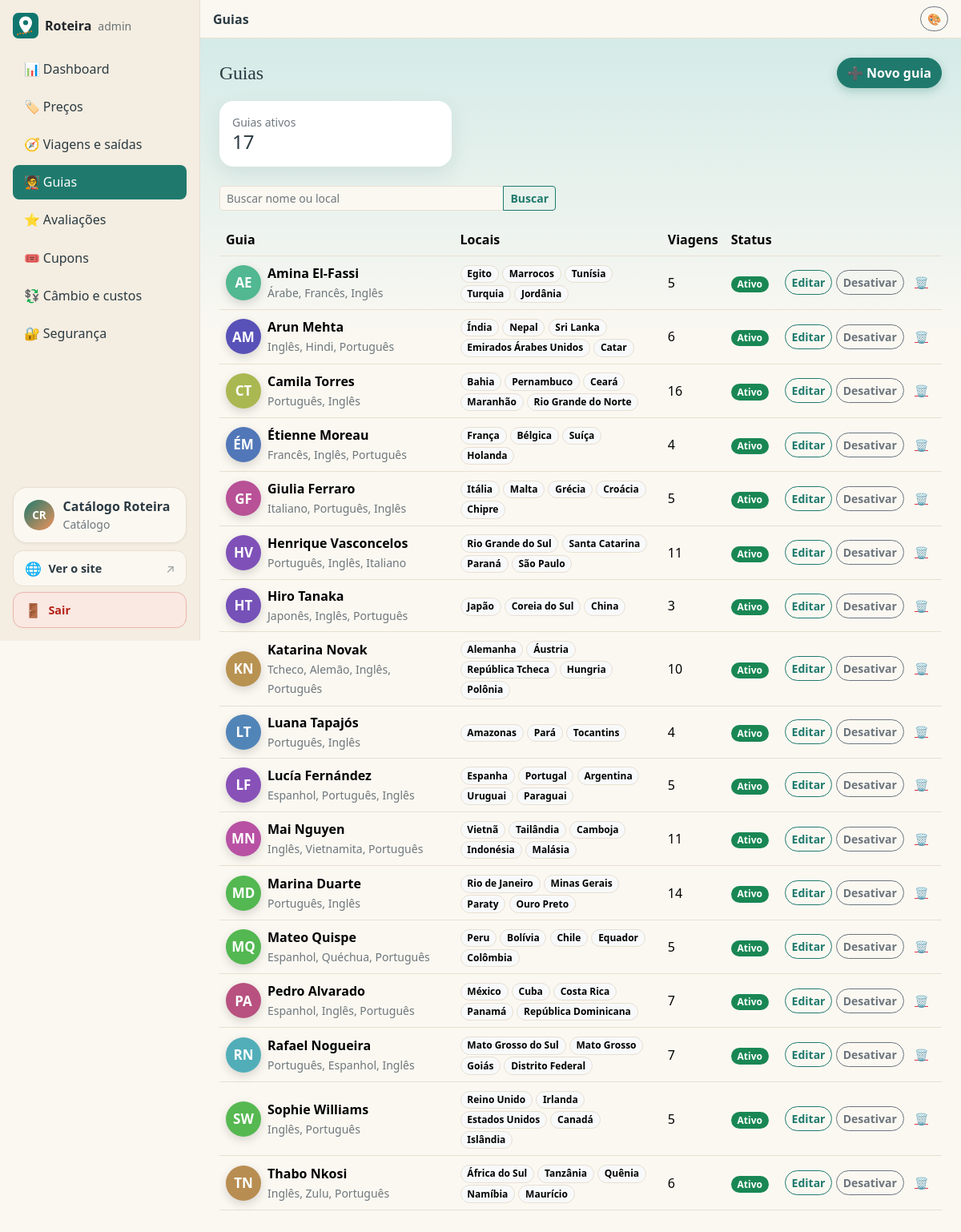
Page /admin/guias.php (signed in) on the committed database.
### tables this page shows
CREATE TABLE guias (
  id INT AUTO_INCREMENT PRIMARY KEY,
  usuario_id INT NULL COMMENT 'conta de login do guia (opcional)',
  nome VARCHAR(120) NOT NULL,
  foto VARCHAR(255) NULL COMMENT 'caminho em uploads/ ou URL; vazio = avatar com iniciais',
  email VARCHAR(150) NULL,
  telefone VARCHAR(25) NULL,
  idiomas VARCHAR(120) NULL,
  bio TEXT NULL,
  salario DECIMAL(10,2) NOT NULL DEFAULT 0 COMMENT 'salário mensal (visível só no admin)',
  data_admissao DATE NULL,
  ativo TINYINT(1) NOT NULL DEFAULT 1,
  FOREIGN KEY (usuario_id) REFERENCES usuarios(id) ON DELETE SET NULL
);

### admin/guias.php (the view, shortened to what this page needs)
<?php
require_once __DIR__ . '/../inc/admin.php';
$ed = ['id' => 0, 'usuario_id' => 0, 'nome' => '', 'foto' => '', 'email' => '', 'telefone' => '', 'idiomas' => '', 'bio' => '', 'salario' => '', 'data_admissao' => date('Y-m-d'), 'ativo' => 1]; $locais = ''; $editando = !empty($_GET['editar']) || !empty($_GET['novo']);
$contas = $conn->query('SELECT id,nome FROM usuarios WHERE tipo_user=2 ORDER BY nome')->fetchAll(PDO::FETCH_KEY_PAIR);
$q = trim($_GET['q'] ?? '');
$st = $conn->prepare("SELECT g.*, (SELECT COUNT(*) FROM passeios p WHERE p.guia_id=g.id) AS n_viagens, (SELECT GROUP_CONCAT(l.local ORDER BY l.id SEPARATOR '|') FROM guia_locais l WHERE l.guia_id=g.id) AS locais
  FROM guias g WHERE g.nome LIKE ? OR EXISTS (SELECT 1 FROM guia_locais l WHERE l.guia_id=g.id AND l.local LIKE ?) ORDER BY g.ativo DESC, g.nome"); $st->execute(["%$q%", "%$q%"]); $lista = $st->fetchAll();
$k = $conn->query('SELECT COUNT(*) n, COALESCE(SUM(salario),0) folha FROM guias WHERE ativo=1')->fetch();
admTopo('Guias', 'guias');
?>
<div class="d-flex flex-wrap justify-content-between align-items-center gap-2 mb-3"><h1 class="h4 mb-0">Guias</h1><?php if (!$editando): ?><a class="btn btn-primary" href="?novo=1">➕ Novo guia</a><?php else: ?><a class="btn btn-outline-secondary" href="guias.php">← Voltar à lista</a><?php endif; ?></div>
<?php if ($editando): ?>
<form method="post" enctype="multipart/form-data" class="card card-body vstack gap-3" style="max-width:820px"><?= csrfCampo() ?><input type="hidden" name="acao" value="salvar"><input type="hidden" name="id" value="<?= (int)$ed['id'] ?>">
  <h2 class="h5 mb-0"><?= $ed['id'] ? 'Editar guia' : 'Novo guia' ?></h2>
  <div class="d-flex gap-3 align-items-center"><?= avatar($ed['nome'] ?: 'Novo guia', $ed['foto'], 84) ?><div class="flex-fill"><label class="form-label small mb-0">Foto (JPG/PNG/WebP até 3 MB)</label><input class="form-control form-control-sm mb-1" type="file" name="foto_arq" accept="image/jpeg,image/png,image/webp"><input class="form-control form-control-sm" name="foto_url" placeholder="…ou URL da foto (https://...)" value="<?= preg_match('~^https?://~', (string)$ed['foto']) ? e($ed['foto']) : '' ?>">
    <?php if ($ed['foto']): ?><div class="form-check mt-1"><input class="form-check-input" type="checkbox" name="remover_foto_arq" value="1" id="rmf"><label class="form-check-label small" for="rmf">Remover foto atual</label></div><?php endif; ?></div></div>
  <div class="row g-2"><div class="col-md-8"><label class="form-label small mb-0">Nome completo</label><input class="form-control" name="nome" value="<?= e($ed['nome']) ?>" required></div>
    <?php if (adminPode('salario')): ?><div class="col-md-4"><label class="form-label small mb-0">Salário mensal (R$)</label><input class="form-control" type="number" step="0.01" min="0" name="salario" value="<?= e($ed['salario']) ?>" required></div><?php endif; ?>
    <div class="col-md-6"><label class="form-label small mb-0">E-mail</label><input class="form-control" type="email" name="email" value="<?= e($ed['email']) ?>"></div>
    <div class="col-md-6"><label class="form-label small mb-0">Telefone</label><input class="form-control" name="telefone" value="<?= e($ed['telefone']) ?>"></div>
    <div class="col-md-8"><label class="form-label small mb-0">Idiomas</label><input class="form-control" name="idiomas" value="<?= e($ed['idiomas']) ?>" placeholder="Português, Inglês, Italiano"></div>
    <div class="col-md-4"><label class="form-label small mb-0">Admissão</label><input class="form-control" type="date" name="data_admissao" value="<?= e($ed['data_admissao']) ?>"></div>
    <div class="col-12"><label class="form-label small mb-0">Locais de atuação (separe por vírgula ou linha)</label><textarea class="form-control" name="locais" rows="2" placeholder="Itália, Malta, Grécia"><?= e($locais) ?></textarea></div>
    <div class="col-12"><label class="form-label small mb-0">Apresentação (aparece no site)</label><textarea class="form-control" name="bio" rows="3"><?= e($ed['bio']) ?></textarea></div>
    <div class="col-md-7"><label class="form-label small mb-0">Conta de login vinculada (opcional)</label><select class="form-select" name="usuario_id"><option value="0">— Nenhuma —</option><?php foreach ($contas as $i => $n): ?><option value="<?= (int)$i ?>" <?= $i == $ed['usuario_id'] ? 'selected' : '' ?>><?= e($n) ?></option><?php endforeach; ?></select></div>
    <div class="col-12"><div class="form-check"><input class="form-check-input" type="checkbox" name="criar_acesso" id="ca" value="1"><label class="form-check-label small" for="ca">Criar acesso ao painel do guia (o e-mail acima vira o login e uma senha temporária é gerada)</label></div></div>
    <div class="col-md-5 d-flex align-items-end"><div class="form-check form-switch"><input class="form-check-input" type="checkbox" role="switch" name="ativo" id="a" <?= $ed['ativo'] ? 'checked' : '' ?>><label class="form-check-label" for="a">Guia ativo</label></div></div></div>
  <div class="form-text">O salário é confidencial: aparece só para Administrador e Financeiro, nunca no site.</div>
  <button class="btn btn-primary btn-lg">Salvar guia</button></form>
<?php else: ?>
<div class="row row-cols-1 row-cols-md-3 g-3 mb-4"><div class="col"><div class="card kpi"><div class="card-body"><div class="small text-body-secondary">Guias ativos</div><div class="h4 mb-0"><?= (int)$k['n'] ?></div></div></div></div>
</div>
<form class="mb-3" method="get"><div class="input-group input-group-sm" style="max-width:420px"><input class="form-control" name="q" value="<?= e($q) ?>" placeholder="Buscar nome ou local"><button class="btn btn-outline-primary">Buscar</button></div></form>
<div class="table-responsive"><table class="table align-middle"><thead><tr><th>Guia</th><th>Locais</th><th>Viagens</th><?php if (adminPode('salario')): ?><th>Salário</th><?php endif; ?><th>Status</th><th></th></tr></thead><tbody>
<?php foreach ($lista as $g): ?><tr class="<?= $g['ativo'] ? '' : 'opacity-50' ?>"><td><div class="d-flex gap-2 align-items-center"><?= avatar($g['nome'], $g['foto'], 44) ?><div><strong><?= e($g['nome']) ?></strong><br><small class="text-body-secondary"><?= e($g['idiomas']) ?></small></div></div></td>
  <td style="max-width:260px"><?php foreach (array_slice(array_filter(explode('|', (string)$g['locais'])), 0, 5) as $l): ?><span class="badge text-bg-light border"><?= e($l) ?></span> <?php endforeach; ?></td>
  <td><?= (int)$g['n_viagens'] ?></td><td><?= $g['ativo'] ? '<span class="badge text-bg-success">Ativo</span>' : '<span class="badge text-bg-secondary">Inativo</span>' ?></td>
  <td class="text-nowrap"><a class="btn btn-sm btn-outline-primary" href="?editar=<?= (int)$g['id'] ?>">Editar</a>
    <form method="post" class="d-inline"><button class="btn btn-sm btn-outline-secondary" name="acao" value="ativar"><?= $g['ativo'] ? 'Desativar' : 'Ativar' ?></button>
      <button class="btn btn-sm btn-link text-danger" name="acao" value="excluir" onclick="return confirm('Excluir este guia?')" aria-label="Excluir">🗑</button></form></td></tr><?php endforeach; ?></tbody></table></div>
<?php endif; ?>

### inc/app.php (shortened to what this page needs)
<?php
function e($s) { return htmlspecialchars((string)$s, ENT_QUOTES, 'UTF-8'); }
function csrf() {
    return $_SESSION['csrf'];
}
function urlImagem($c) { $c = trim((string)$c); if ($c === '') return ''; return preg_match('~^https?://~i', $c) ? $c : BASE . ltrim($c, '/'); }
function avatar($nome, $foto = '', $px = 64) {
    $u = urlImagem($foto);
    $p = preg_split('/\s+/', trim((string)$nome)); $ini = mb_strtoupper(mb_substr($p[0], 0, 1) . (count($p) > 1 ? mb_substr(end($p), 0, 1) : ''));
    return '<span class="avatar" role="img" aria-label="' . e($nome) . '" style="width:' . $px . 'px;height:' . $px . 'px;font-size:' . round($px * .38) . 'px;background:hsl(' . (crc32($nome) % 360) . ' 42% 52%)">' . e($ini) . '</span>';
}
function headTema() {
    $k = ['admin' => 'adm', 'guia' => 'gui'][AREA] ?? 'user';
    $logado = !empty($_SESSION[$k]);
    $d = ['prefs' => $_SESSION['tema_' . ($k === 'user' ? 'site' : $k)] ?? null, 'pad' => AREA === 'site' ? padraoTema() : new stdClass, 'url' => $logado ? BASE . 'api/tema.php' : null, 'csrf' => csrf(), 'area' => AREA];
    return '<script>window.PV_TEMA=' . json_encode($d, JSON_HEX_TAG | JSON_HEX_AMP | JSON_UNESCAPED_UNICODE) . ';</script>';
}
function temaMenu() {
    $cores = ['verde' => '#0f766e', 'azul' => '#1d4ed8', 'roxo' => '#7c3aed', 'rosa' => '#be185d', 'laranja' => '#c2410c', 'grafite' => '#334155'];
    $h = '<div class="dropdown"><button class="btn btn-outline-secondary btn-sm" data-bs-toggle="dropdown" data-bs-auto-close="outside" aria-label="Personalizar tema" title="Meu tema">🎨</button>'
       . '<div class="dropdown-menu dropdown-menu-end p-3" style="min-width:250px"><div class="fw-semibold mb-2">Meu tema</div><div class="small fw-semibold mb-1">Modo</div><div class="btn-group btn-group-sm w-100 mb-3">'
       . '<button type="button" class="btn btn-outline-secondary" data-tema="modo:light">☀️ Claro</button><button type="button" class="btn btn-outline-secondary" data-tema="modo:auto">Auto</button><button type="button" class="btn btn-outline-secondary" data-tema="modo:dark">🌙 Escuro</button></div>'
       . '<div class="small fw-semibold mb-1">Cor</div><div class="d-flex gap-2 mb-3">';
    foreach ($cores as $k => $c) $h .= '<button type="button" class="swatch" data-tema="cor:' . $k . '" style="background:' . $c . '" title="' . ucfirst($k) . '"></button>';
    $logado = !empty($_SESSION[['admin' => 'adm', 'guia' => 'gui'][AREA] ?? 'user']);
    return $h . '</div><div class="small fw-semibold mb-1">Tamanho do texto</div><div class="btn-group btn-group-sm w-100 mb-2">'
       . '<button type="button" class="btn btn-outline-secondary" data-tema="fonte:normal">Normal</button><button type="button" class="btn btn-outline-secondary" data-tema="fonte:grande">Grande</button></div>'
       . '<div class="form-text">' . ($logado ? 'Salvo na sua conta: vale em qualquer aparelho.' : 'Entre na sua conta para salvar o tema em todos os aparelhos.') . '</div>'
       . '<button type="button" class="btn btn-sm btn-primary w-100 mt-2 btn-instalar d-none">📲 Instalar app</button></div></div>';
}

### css/site.css (style rules this page uses)
:root { --brand:#0f766e; --brand-dark:#0b5d57; --accent:#f97316; --bs-link-color:#0f766e; --bs-link-hover-color:#0b5d57; }
.btn-primary { --bs-btn-bg:var(--brand); --bs-btn-border-color:var(--brand); --bs-btn-hover-bg:var(--brand-dark); --bs-btn-hover-border-color:var(--brand-dark); --bs-btn-active-bg:var(--brand-dark); --bs-btn-active-border-color:var(--brand-dark); --bs-btn-disabled-bg:var(--brand); --bs-btn-disabled-border-color:var(--brand); }
.btn-outline-primary { --bs-btn-color:var(--brand); --bs-btn-border-color:var(--brand); --bs-btn-hover-bg:var(--brand); --bs-btn-hover-border-color:var(--brand); --bs-btn-active-bg:var(--brand); }
input, select, textarea, .form-control, .form-select { font-size:16px; }
.kpi { border-left:4px solid var(--brand); }
:root { --brand:#1f7a6d; --brand-dark:#165a50; --accent:#f0925b; --radius:1.1rem; --shadow:0 .6rem 1.6rem rgba(31,90,90,.10); }
[data-bs-theme=light] { --bs-body-bg:#fbf8f2; --bs-body-color:#2b3a42; --bs-tertiary-bg:#f4ede1; --bs-border-color:#e8dfd0; --bs-secondary-color:rgba(43,58,66,.68); --card-bg:#fff; --sky:#cfe9e6; }
body { background-color:var(--bs-body-bg); background-image:linear-gradient(180deg,var(--sky) 0,transparent 420px); background-repeat:no-repeat; }
h1,h2,h3,.titulo,.navbar-brand,.display-6 { font-family:Georgia,'Times New Roman',serif; letter-spacing:-.01em; }
.card { border:0; border-radius:var(--radius); background:var(--card-bg); --bs-card-bg:var(--card-bg); box-shadow:var(--shadow); }
.btn { border-radius:2rem; font-weight:600; }
.btn-primary, .btn-accent { box-shadow:0 .25rem .75rem color-mix(in srgb,var(--brand) 28%,transparent); }
.form-control, .form-select { border-radius:.8rem; }
.table > :not(caption) > * > * { background:transparent; }
.badge { border-radius:2rem; font-weight:600; }
.avatar { display:inline-flex; align-items:center; justify-content:center; border-radius:50%; object-fit:cover; color:#fff; font-weight:700; flex:0 0 auto; box-shadow:0 .25rem .75rem rgba(0,0,0,.15); }

### rows in the picture
guias: nome "AE", nome "Amina El-Fassi", idiomas "Árabe, Francês, Inglês", l "Egito", l "Marrocos", l "Tunísia", l "Turquia", l "Jordânia", n_viagens "5", ativo "Ativo"
guias: nome "AM", nome "Arun Mehta", idiomas "Inglês, Hindi, Português", l "Índia", l "Nepal", l "Sri Lanka", l "Emirados Árabes Unidos", l "Catar", n_viagens "6", ativo "Ativo"
guias: nome "CT", nome "Camila Torres", idiomas "Português, Inglês", l "Bahia", l "Pernambuco", l "Ceará", l "Maranhão", l "Rio Grande do Norte", n_viagens "16", ativo "Ativo"
guias: nome "ÉM", nome "Étienne Moreau", idiomas "Francês, Inglês, Português", l "França", l "Bélgica", l "Suíça", l "Holanda", n_viagens "4", ativo "Ativo"
guias: nome "GF", nome "Giulia Ferraro", idiomas "Italiano, Português, Inglês", l "Itália", l "Malta", l "Grécia", l "Croácia", l "Chipre", n_viagens "5", ativo "Ativo"
guias: nome "HV", nome "Henrique Vasconcelos", idiomas "Português, Inglês, Italiano", l "Rio Grande do Sul", l "Santa Catarina", l "Paraná", l "São Paulo", n_viagens "11", ativo "Ativo"
guias: nome "HT", nome "Hiro Tanaka", idiomas "Japonês, Inglês, Português", l "Japão", l "Coreia do Sul", l "China", n_viagens "3", ativo "Ativo"
guias: nome "KN", nome "Katarina Novak", idiomas "Tcheco, Alemão, Inglês, Português", l "Alemanha", l "Áustria", l "República Tcheca", l "Hungria", l "Polônia", n_viagens "10", ativo "Ativo"
guias: nome "LT", nome "Luana Tapajós", idiomas "Português, Inglês", l "Amazonas", l "Pará", l "Tocantins", n_viagens "4", ativo "Ativo"
guias: nome "LF", nome "Lucía Fernández", idiomas "Espanhol, Português, Inglês", l "Espanha", l "Portugal", l "Argentina", l "Uruguai", l "Paraguai", n_viagens "5", ativo "Ativo"
guias: nome "MN", nome "Mai Nguyen", idiomas "Inglês, Vietnamita, Português", l "Vietnã", l "Tailândia", l "Camboja", l "Indonésia", l "Malásia", n_viagens "11", ativo "Ativo"
guias: nome "MD", nome "Marina Duarte", idiomas "Português, Inglês", l "Rio de Janeiro", l "Minas Gerais", l "Paraty", l "Ouro Preto", n_viagens "14", ativo "Ativo"
guias: nome "MQ", nome "Mateo Quispe", idiomas "Espanhol, Quéchua, Português", l "Peru", l "Bolívia", l "Chile", l "Equador", l "Colômbia", n_viagens "5", ativo "Ativo"
guias: nome "PA", nome "Pedro Alvarado", idiomas "Espanhol, Inglês, Português", l "México", l "Cuba", l "Costa Rica", l "Panamá", l "República Dominicana", n_viagens "7", ativo "Ativo"
guias: nome "RN", nome "Rafael Nogueira", idiomas "Português, Espanhol, Inglês", l "Mato Grosso do Sul", l "Mato Grosso", l "Goiás", l "Distrito Federal", n_viagens "7", ativo "Ativo"
guias: nome "SW", nome "Sophie Williams", idiomas "Inglês, Português", l "Reino Unido", l "Irlanda", l "Estados Unidos", l "Canadá", l "Islândia", n_viagens "5", ativo "Ativo"
guias: nome "TN", nome "Thabo Nkosi", idiomas "Inglês, Zulu, Português", l "África do Sul", l "Tanzânia", l "Quênia", l "Namíbia", l "Maurício", n_viagens "6", ativo "Ativo"

### other values in the picture
SITE_NOME "Roteira"
$ico "📊"
$txt "Dashboard"
$ico "🏷️"
$txt "Preços"
$ico "🧭"
$txt "Viagens e saídas"
$ico "🧑‍🏫"
$txt "Guias"
$ico "⭐"
$txt "Avaliações"
$ico "🎟️"
$txt "Cupons"
$ico "💱"
$txt "Câmbio e custos"
